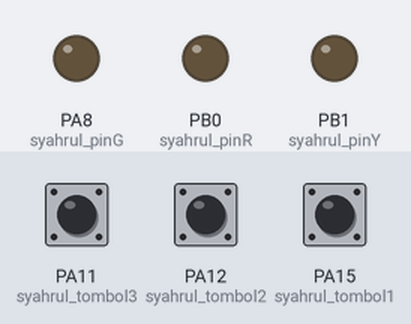
A sketch run on a simulated STM32 Blue Pill. Parts: output pins drawn as LEDs (lit = HIGH). Dashed ring = blinking. The test bench sets the inputs (shaded band); at power-on: PA11 (syahrul_tombol3) LOW, PA12 (syahrul_tombol2) LOW, PA15 (syahrul_tombol1) LOW. What the sketch prints to the serial monitor is not drawn.

Above: at 1.2 s.
1.3 s: PA11 (syahrul_tombol3) pulled HIGH for 1 s
At 1.55 s:
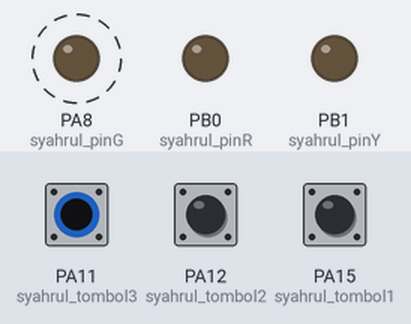
3.8 s: PA12 (syahrul_tombol2) pulled HIGH for 3.2 s
At 6.96 s:
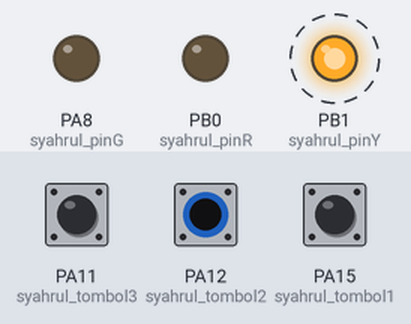
8.5 s: PA15 (syahrul_tombol1) pulled HIGH for 0.15 s
At 8.65 s:
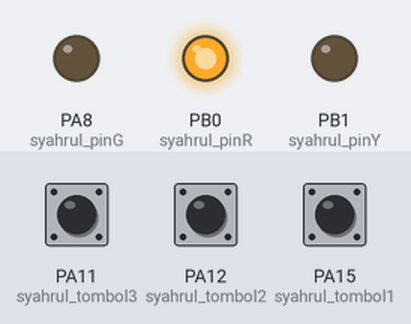
10.2 s: PA11 (syahrul_tombol3) pulled HIGH for 0.15 s
At 10.35 s:
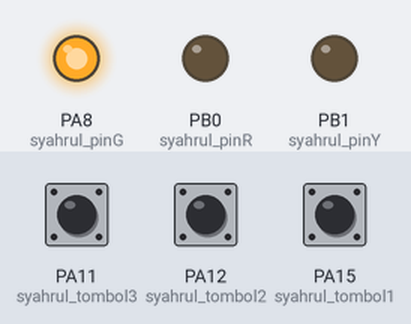
13.3 s: PA12 (syahrul_tombol2) pulled HIGH for 0.15 s
At 13.45 s:
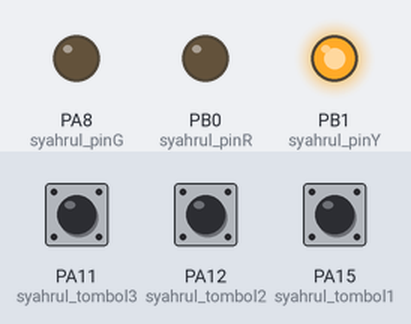
16.4 s: PA15 (syahrul_tombol1) pulled HIGH for 1 s
At 16.95 s:
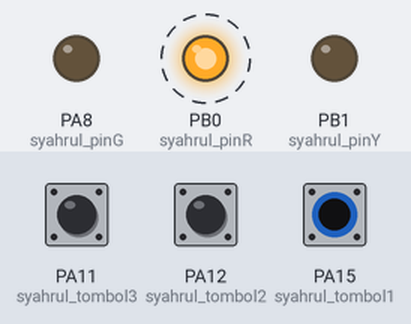
Timing chart, 0 to 19.4 s (numbered marks = the images above; inputs shaded):
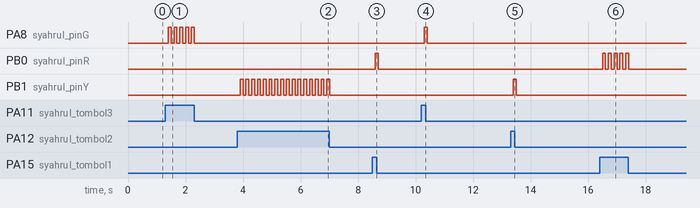

Measured:
- after the input at 1.3 s, PA8 (syahrul_pinG): alternates HIGH for 0.10 s and LOW for 0.10 s, 10 changes in all, then stays LOW, starting after 0.10 s
- after the input at 3.8 s, PB1 (syahrul_pinY): alternates HIGH for 0.10 s and LOW for 0.10 s, 32 changes in all, then stays LOW, starting after 0.10 s
- after the input at 8.5 s, PB0 (syahrul_pinR): LOW → HIGH after 0.10 s, → LOW 0.10 s later
- after the input at 10.2 s, PA8 (syahrul_pinG): LOW → HIGH after 0.10 s, → LOW 0.10 s later
- after the input at 13.3 s, PB1 (syahrul_pinY): LOW → HIGH after 0.10 s, → LOW 0.10 s later
- after the input at 16.4 s, PB0 (syahrul_pinR): alternates HIGH for 0.10 s and LOW for 0.10 s, 10 changes in all, then stays LOW, starting after 0.10 s

The sketch:

STM32_LED_BOTTON_KUNCI.ino
```cpp
//INISIALISASI
int syahrul_pinR=PB0;
int syahrul_pinY=PB1;
int syahrul_pinG=PA8;
int syahrul_tombol1=PA15;
int syahrul_tombol2=PA12;
int syahrul_tombol3=PA11;
int syahrul_kunci=0;

void setup() {
  Serial.begin(9600);
  pinMode(syahrul_tombol1,INPUT);
  pinMode(syahrul_tombol2,INPUT);
  pinMode(syahrul_tombol3,INPUT);
  pinMode(syahrul_pinR,OUTPUT);
  pinMode(syahrul_pinY,OUTPUT);
  pinMode(syahrul_pinG,OUTPUT);
}

void loop() {
  //BACA DATA
  int(bacasyahrul_tombol1)=digitalRead(syahrul_tombol1);
  int(bacasyahrul_tombol2)=digitalRead(syahrul_tombol2);
  int(bacasyahrul_tombol3)=digitalRead(syahrul_tombol3);


  //PRINT TO SERIAL
  Serial.print("syahrul_tombol1: ");
  Serial.print(bacasyahrul_tombol1);
  Serial.print(" | ");
  Serial.print("syahrul_tombol2: ");
  Serial.print(bacasyahrul_tombol2);
  Serial.print(" | ");
  Serial.print("syahrul_tombol3: ");
  Serial.print(bacasyahrul_tombol3);
  Serial.println();

  //LOGIKA
  if(bacasyahrul_tombol1==1 and syahrul_kunci==0){ //TOMBOL1
  delay(100);
  syahrul_kunci=1;
  digitalWrite(syahrul_pinR,HIGH);
  }else if(bacasyahrul_tombol1==1 and syahrul_kunci==1){
  delay(100);
  syahrul_kunci=0;
  digitalWrite(syahrul_pinR,LOW);
  }

  if(bacasyahrul_tombol2==1 and syahrul_kunci==0){//TOMBOL2
  delay(100);
  syahrul_kunci=1;
  digitalWrite(syahrul_pinY,HIGH);
  }else if(bacasyahrul_tombol2==1 and syahrul_kunci==1){
  delay(100);
  syahrul_kunci=0;
  digitalWrite(syahrul_pinY,LOW);
  }

  if(bacasyahrul_tombol3==1 and syahrul_kunci==0){//TOMBOL3
  delay(100);
  syahrul_kunci=1;
  digitalWrite(syahrul_pinG,HIGH);
  }else if(bacasyahrul_tombol3==1 and syahrul_kunci==1){
  delay(100);
  syahrul_kunci=0;
  digitalWrite(syahrul_pinG,LOW);
  }

}
```
